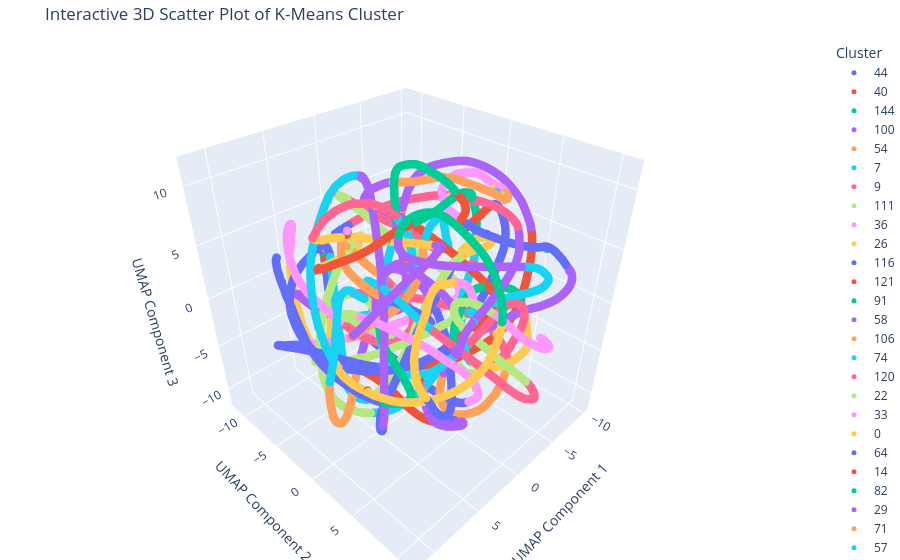

Notebook code for this chart:
### Markdown cell above
Create Interactive 3D Scatter Plot using Plotly

### Code cell
# Create interactive 3D Scatter Plot using Plotly
fig = px.scatter_3d(
    x = embedding_3d_cpu[:, 0], 
    y = embedding_3d_cpu[:, 1],
    z = embedding_3d_cpu[:, 2],
    color = cluster_labels_cpu.astype(str), # Convert labels to stirng for coloring
    title = "Interactive 3D Scatter Plot of K-Means Cluster",
    labels = {"color": "Cluster"}
)

# Customize the plot
fig.update_traces(marker = dict(size = 5)) # Adjust marker size
fig.update_layout(
    scene = dict(
        xaxis_title = "UMAP Component 1",
        yaxis_title = "UMAP Component 2",
        zaxis_title = "UMAP Component 3",
    ),
    margin = dict(l=0, r=0, b=0, t=40), # Reduce margins for a cleaner look
)

# Show the plot
fig.show()
